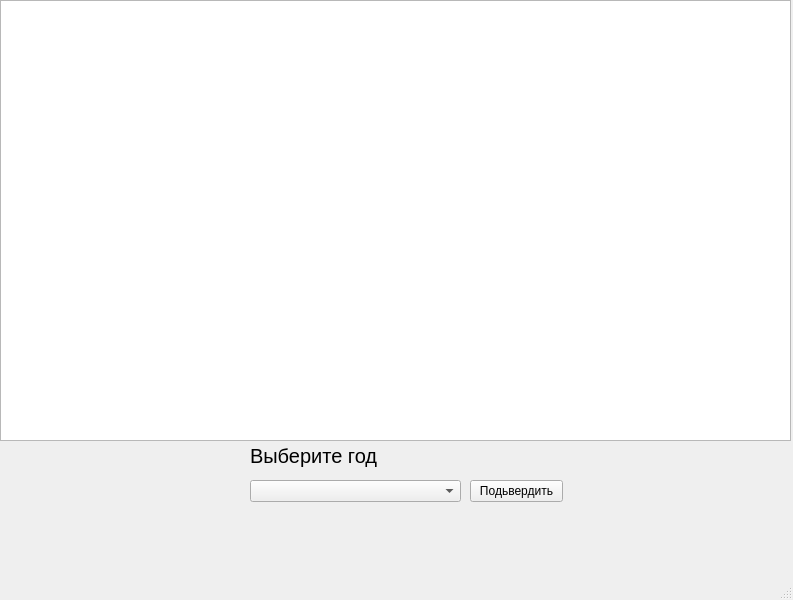
<?xml version="1.0" encoding="UTF-8"?>
<ui version="4.0">
 <class>MainWindow</class>
 <widget class="QMainWindow" name="MainWindow">
  <property name="geometry">
   <rect>
    <x>0</x>
    <y>0</y>
    <width>793</width>
    <height>600</height>
   </rect>
  </property>
  <property name="windowTitle">
   <string>MainWindow</string>
  </property>
  <widget class="QWidget" name="centralwidget">
   <widget class="PlotWidget" name="graphicsView">
    <property name="geometry">
     <rect>
      <x>0</x>
      <y>0</y>
      <width>791</width>
      <height>441</height>
     </rect>
    </property>
   </widget>
   <widget class="QComboBox" name="comboBoxDT">
    <property name="geometry">
     <rect>
      <x>250</x>
      <y>480</y>
      <width>211</width>
      <height>22</height>
     </rect>
    </property>
   </widget>
   <widget class="QLabel" name="label">
    <property name="geometry">
     <rect>
      <x>250</x>
      <y>440</y>
      <width>251</width>
      <height>31</height>
     </rect>
    </property>
    <property name="font">
     <font>
      <pointsize>15</pointsize>
     </font>
    </property>
    <property name="text">
     <string>Выберите год</string>
    </property>
   </widget>
   <widget class="QPushButton" name="acces">
    <property name="geometry">
     <rect>
      <x>470</x>
      <y>480</y>
      <width>93</width>
      <height>22</height>
     </rect>
    </property>
    <property name="text">
     <string>Подьвердить</string>
    </property>
   </widget>
  </widget>
  <widget class="QMenuBar" name="menubar">
   <property name="geometry">
    <rect>
     <x>0</x>
     <y>0</y>
     <width>793</width>
     <height>26</height>
    </rect>
   </property>
  </widget>
  <widget class="QStatusBar" name="statusbar"/>
 </widget>
 <customwidgets>
  <customwidget>
   <class>PlotWidget</class>
   <extends>QGraphicsView</extends>
   <header>pyqtgraph</header>
  </customwidget>
 </customwidgets>
 <resources/>
 <connections/>
</ui>
